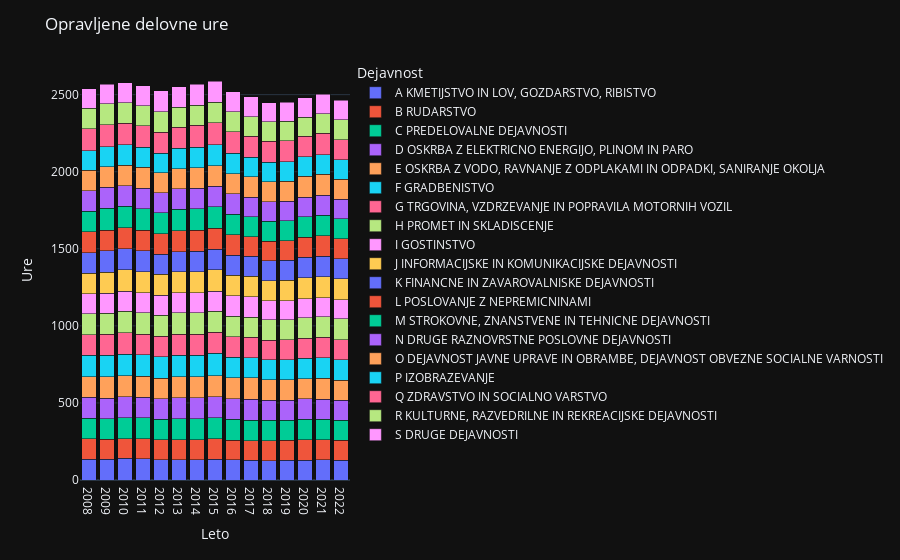

Here is the notebook cell this chart was saved with:
### Markdown cell above
---

### Code cell
df = opravljene_delovne_ure_grouped
df = df.drop(columns=['SKD DEJAVNOST - SKUPAJ'], inplace=False)
df['LETO'] = df.index
melted_df = df.melt(id_vars='LETO', var_name='Dejavnost', value_name='Vrednost')

fig = px.bar(melted_df, x='LETO', y='Vrednost', color='Dejavnost', barmode='stack')

fig.update_layout(
    title='Opravljene delovne ure',
    xaxis_title='Leto',
    yaxis_title='Ure',
)

fig.show()

### Figure 1 — Plotly figure (JSON) as saved in the notebook; plotly's stock layout.template omitted (floating-point values rounded to 4 significant figures)
{"data": [{"alignmentgroup": "True", "hovertemplate": "Dejavnost=A KMETIJSTVO IN LOV, GOZDARSTVO, RIBISTVO<br>LETO=%{x}<br>Vrednost=%{y}<extra></extra>", "legendgroup": "A KMETIJSTVO IN LOV, GOZDARSTVO, RIBISTVO", "marker": {"color": "#636efa", "pattern": {"shape": ""}}, "name": "A KMETIJSTVO IN LOV, GOZDARSTVO, RIBISTVO", "offsetgroup": "A KMETIJSTVO IN LOV, GOZDARSTVO, RIBISTVO", "orientation": "v", "showlegend": true, "textposition": "auto", "x": ["2008", "2009", "2010", "2011", "2012", "2013", "2014", "2015", "2016", "2017", "2018", "2019", "2020", "2021", "2022"], "xaxis": "x", "y": [133.5, 135.0, 139.8, 137.8, 130.5, 131.5, 132.5, 133.8, 130.2, 128.8, 125.8, 127.5, 129.0, 130.0, 129.2], "yaxis": "y", "type": "bar"}, {"alignmentgroup": "True", "hovertemplate": "Dejavnost=B RUDARSTVO<br>LETO=%{x}<br>Vrednost=%{y}<extra></extra>", "legendgroup": "B RUDARSTVO", "marker": {"color": "#EF553B", "pattern": {"shape": ""}}, "name": "B RUDARSTVO", "offsetgroup": "B RUDARSTVO", "orientation": "v", "showlegend": true, "textposition": "auto", "x": ["2008", "2009", "2010", "2011", "2012", "2013", "2014", "2015", "2016", "2017", "2018", "2019", "2020", "2021", "2022"], "xaxis": "x", "y": [133.8, 129.8, 128.8, 130.0, 131.0, 130.0, 130.2, 132.5, 127.0, 127.0, 128.5, 129.0, 133.0, 130.0, 127.2], "yaxis": "y", "type": "bar"}, {"alignmentgroup": "True", "hovertemplate": "Dejavnost=C PREDELOVALNE DEJAVNOSTI<br>LETO=%{x}<br>Vrednost=%{y}<extra></extra>", "legendgroup": "C PREDELOVALNE DEJAVNOSTI", "marker": {"color": "#00cc96", "pattern": {"shape": ""}}, "name": "C PREDELOVALNE DEJAVNOSTI", "offsetgroup": "C PREDELOVALNE DEJAVNOSTI", "orientation": "v", "showlegend": true, "textposition": "auto", "x": ["2008", "2009", "2010", "2011", "2012", "2013", "2014", "2015", "2016", "2017", "2018", "2019", "2020", "2021", "2022"], "xaxis": "x", "y": [134.0, 132.2, 136.5, 135.0, 134.0, 135.2, 136.2, 137.8, 135.5, 133.2, 132.0, 131.5, 132.0, 134.0, 131.2], "yaxis": "y", "type": "bar"}, {"alignmentgroup": "True", "hovertemplate": "Dejavnost=D OSKRBA Z ELEKTRICNO ENERGIJO, PLINOM IN PARO<br>LETO=%{x}<br>Vrednost=%{y}<extra></extra>", "legendgroup": "D OSKRBA Z ELEKTRICNO ENERGIJO, PLINOM IN PARO", "marker": {"color": "#ab63fa", "pattern": {"shape": ""}}, "name": "D OSKRBA Z ELEKTRICNO ENERGIJO, PLINOM IN PARO", "offsetgroup": "D OSKRBA Z ELEKTRICNO ENERGIJO, PLINOM IN PARO", "orientation": "v", "showlegend": true, "textposition": "auto", "x": ["2008", "2009", "2010", "2011", "2012", "2013", "2014", "2015", "2016", "2017", "2018", "2019", "2020", "2021", "2022"], "xaxis": "x", "y": [135.0, 134.0, 134.5, 133.0, 132.5, 135.5, 133.8, 137.0, 136.0, 136.0, 129.8, 130.0, 132.2, 131.2, 128.5], "yaxis": "y", "type": "bar"}, {"alignmentgroup": "True", "hovertemplate": "Dejavnost=E OSKRBA Z VODO, RAVNANJE Z ODPLAKAMI IN ODPADKI, SANIRANJE OKOLJA<br>LETO=%{x}<br>Vrednost=%{y}<extra></extra>", "legendgroup": "E OSKRBA Z VODO, RAVNANJE Z ODPLAKAMI IN ODPADKI, SANIRANJE OKOLJA", "marker": {"color": "#FFA15A", "pattern": {"shape": ""}}, "name": "E OSKRBA Z VODO, RAVNANJE Z ODPLAKAMI IN ODPADKI, SANIRANJE OKOLJA", "offsetgroup": "E OSKRBA Z VODO, RAVNANJE Z ODPLAKAMI IN ODPADKI, SANIRANJE OKOLJA", "orientation": "v", "showlegend": true, "textposition": "auto", "x": ["2008", "2009", "2010", "2011", "2012", "2013", "2014", "2015", "2016", "2017", "2018", "2019", "2020", "2021", "2022"], "xaxis": "x", "y": [135.0, 139.2, 137.2, 136.2, 132.0, 137.5, 136.0, 136.0, 135.2, 138.0, 133.5, 132.2, 132.2, 133.8, 131.5], "yaxis": "y", "type": "bar"}, {"alignmentgroup": "True", "hovertemplate": "Dejavnost=F GRADBENISTVO<br>LETO=%{x}<br>Vrednost=%{y}<extra></extra>", "legendgroup": "F GRADBENISTVO", "marker": {"color": "#19d3f3", "pattern": {"shape": ""}}, "name": "F GRADBENISTVO", "offsetgroup": "F GRADBENISTVO", "orientation": "v", "showlegend": true, "textposition": "auto", "x": ["2008", "2009", "2010", "2011", "2012", "2013", "2014", "2015", "2016", "2017", "2018", "2019", "2020", "2021", "2022"], "xaxis": "x", "y": [136.5, 138.5, 140.2, 139.8, 139.0, 140.8, 142.0, 143.8, 132.8, 131.5, 129.5, 130.0, 132.2, 134.5, 133.0], "yaxis": "y", "type": "bar"}, {"alignmentgroup": "True", "hovertemplate": "Dejavnost=G TRGOVINA, VZDRZEVANJE IN POPRAVILA MOTORNIH VOZIL<br>LETO=%{x}<br>Vrednost=%{y}<extra></extra>", "legendgroup": "G TRGOVINA, VZDRZEVANJE IN POPRAVILA MOTORNIH VOZIL", "marker": {"color": "#FF6692", "pattern": {"shape": ""}}, "name": "G TRGOVINA, VZDRZEVANJE IN POPRAVILA MOTORNIH VOZIL", "offsetgroup": "G TRGOVINA, VZDRZEVANJE IN POPRAVILA MOTORNIH VOZIL", "orientation": "v", "showlegend": true, "textposition": "auto", "x": ["2008", "2009", "2010", "2011", "2012", "2013", "2014", "2015", "2016", "2017", "2018", "2019", "2020", "2021", "2022"], "xaxis": "x", "y": [134.5, 135.2, 137.0, 134.8, 134.2, 133.8, 135.8, 136.2, 132.2, 131.0, 129.2, 129.2, 130.0, 131.0, 129.5], "yaxis": "y", "type": "bar"}, {"alignmentgroup": "True", "hovertemplate": "Dejavnost=H PROMET IN SKLADISCENJE<br>LETO=%{x}<br>Vrednost=%{y}<extra></extra>", "legendgroup": "H PROMET IN SKLADISCENJE", "marker": {"color": "#B6E880", "pattern": {"shape": ""}}, "name": "H PROMET IN SKLADISCENJE", "offsetgroup": "H PROMET IN SKLADISCENJE", "orientation": "v", "showlegend": true, "textposition": "auto", "x": ["2008", "2009", "2010", "2011", "2012", "2013", "2014", "2015", "2016", "2017", "2018", "2019", "2020", "2021", "2022"], "xaxis": "x", "y": [136.0, 136.8, 140.2, 138.2, 135.8, 139.5, 140.0, 138.8, 133.2, 131.5, 130.8, 131.8, 133.2, 135.2, 134.5], "yaxis": "y", "type": "bar"}, {"alignmentgroup": "True", "hovertemplate": "Dejavnost=I GOSTINSTVO<br>LETO=%{x}<br>Vrednost=%{y}<extra></extra>", "legendgroup": "I GOSTINSTVO", "marker": {"color": "#FF97FF", "pattern": {"shape": ""}}, "name": "I GOSTINSTVO", "offsetgroup": "I GOSTINSTVO", "orientation": "v", "showlegend": true, "textposition": "auto", "x": ["2008", "2009", "2010", "2011", "2012", "2013", "2014", "2015", "2016", "2017", "2018", "2019", "2020", "2021", "2022"], "xaxis": "x", "y": [128.5, 129.8, 130.8, 128.5, 129.0, 129.8, 129.5, 130.2, 132.2, 130.8, 122.5, 123.0, 121.0, 124.0, 124.0], "yaxis": "y", "type": "bar"}, {"alignmentgroup": "True", "hovertemplate": "Dejavnost=J INFORMACIJSKE IN KOMUNIKACIJSKE DEJAVNOSTI<br>LETO=%{x}<br>Vrednost=%{y}<extra></extra>", "legendgroup": "J INFORMACIJSKE IN KOMUNIKACIJSKE DEJAVNOSTI", "marker": {"color": "#FECB52", "pattern": {"shape": ""}}, "name": "J INFORMACIJSKE IN KOMUNIKACIJSKE DEJAVNOSTI", "offsetgroup": "J INFORMACIJSKE IN KOMUNIKACIJSKE DEJAVNOSTI", "orientation": "v", "showlegend": true, "textposition": "auto", "x": ["2008", "2009", "2010", "2011", "2012", "2013", "2014", "2015", "2016", "2017", "2018", "2019", "2020", "2021", "2022"], "xaxis": "x", "y": [135.2, 138.2, 138.0, 137.0, 137.2, 137.0, 136.5, 139.2, 134.8, 133.0, 132.2, 133.0, 135.8, 136.2, 136.0], "yaxis": "y", "type": "bar"}, {"alignmentgroup": "True", "hovertemplate": "Dejavnost=K FINANCNE IN ZAVAROVALNISKE DEJAVNOSTI<br>LETO=%{x}<br>Vrednost=%{y}<extra></extra>", "legendgroup": "K FINANCNE IN ZAVAROVALNISKE DEJAVNOSTI", "marker": {"color": "#636efa", "pattern": {"shape": ""}}, "name": "K FINANCNE IN ZAVAROVALNISKE DEJAVNOSTI", "offsetgroup": "K FINANCNE IN ZAVAROVALNISKE DEJAVNOSTI", "orientation": "v", "showlegend": true, "textposition": "auto", "x": ["2008", "2009", "2010", "2011", "2012", "2013", "2014", "2015", "2016", "2017", "2018", "2019", "2020", "2021", "2022"], "xaxis": "x", "y": [133.0, 137.2, 137.8, 135.8, 128.8, 131.5, 131.2, 131.8, 130.2, 129.2, 127.5, 128.0, 133.2, 132.8, 129.5], "yaxis": "y", "type": "bar"}, {"alignmentgroup": "True", "hovertemplate": "Dejavnost=L POSLOVANJE Z NEPREMICNINAMI<br>LETO=%{x}<br>Vrednost=%{y}<extra></extra>", "legendgroup": "L POSLOVANJE Z NEPREMICNINAMI", "marker": {"color": "#EF553B", "pattern": {"shape": ""}}, "name": "L POSLOVANJE Z NEPREMICNINAMI", "offsetgroup": "L POSLOVANJE Z NEPREMICNINAMI", "orientation": "v", "showlegend": true, "textposition": "auto", "x": ["2008", "2009", "2010", "2011", "2012", "2013", "2014", "2015", "2016", "2017", "2018", "2019", "2020", "2021", "2022"], "xaxis": "x", "y": [134.5, 135.2, 136.0, 135.0, 134.5, 135.0, 136.2, 137.8, 131.2, 129.5, 128.0, 128.0, 131.0, 131.8, 129.5], "yaxis": "y", "type": "bar"}, {"alignmentgroup": "True", "hovertemplate": "Dejavnost=M STROKOVNE, ZNANSTVENE IN TEHNICNE DEJAVNOSTI<br>LETO=%{x}<br>Vrednost=%{y}<extra></extra>", "legendgroup": "M STROKOVNE, ZNANSTVENE IN TEHNICNE DEJAVNOSTI", "marker": {"color": "#00cc96", "pattern": {"shape": ""}}, "name": "M STROKOVNE, ZNANSTVENE IN TEHNICNE DEJAVNOSTI", "offsetgroup": "M STROKOVNE, ZNANSTVENE IN TEHNICNE DEJAVNOSTI", "orientation": "v", "showlegend": true, "textposition": "auto", "x": ["2008", "2009", "2010", "2011", "2012", "2013", "2014", "2015", "2016", "2017", "2018", "2019", "2020", "2021", "2022"], "xaxis": "x", "y": [135.2, 143.2, 139.0, 138.2, 134.2, 140.2, 139.2, 136.5, 133.0, 129.0, 129.5, 129.2, 131.2, 133.0, 131.0], "yaxis": "y", "type": "bar"}, {"alignmentgroup": "True", "hovertemplate": "Dejavnost=N DRUGE RAZNOVRSTNE POSLOVNE DEJAVNOSTI<br>LETO=%{x}<br>Vrednost=%{y}<extra></extra>", "legendgroup": "N DRUGE RAZNOVRSTNE POSLOVNE DEJAVNOSTI", "marker": {"color": "#ab63fa", "pattern": {"shape": ""}}, "name": "N DRUGE RAZNOVRSTNE POSLOVNE DEJAVNOSTI", "offsetgroup": "N DRUGE RAZNOVRSTNE POSLOVNE DEJAVNOSTI", "orientation": "v", "showlegend": true, "textposition": "auto", "x": ["2008", "2009", "2010", "2011", "2012", "2013", "2014", "2015", "2016", "2017", "2018", "2019", "2020", "2021", "2022"], "xaxis": "x", "y": [131.0, 133.8, 134.5, 133.8, 132.0, 133.2, 134.2, 133.8, 132.0, 127.0, 126.2, 125.5, 126.8, 128.8, 126.0], "yaxis": "y", "type": "bar"}, {"alignmentgroup": "True", "hovertemplate": "Dejavnost=O DEJAVNOST JAVNE UPRAVE IN OBRAMBE, DEJAVNOST OBVEZNE SOCIALNE VARNOSTI<br>LETO=%{x}<br>Vrednost=%{y}<extra></extra>", "legendgroup": "O DEJAVNOST JAVNE UPRAVE IN OBRAMBE, DEJAVNOST OBVEZNE SOCIALNE VARNOSTI", "marker": {"color": "#FFA15A", "pattern": {"shape": ""}}, "name": "O DEJAVNOST JAVNE UPRAVE IN OBRAMBE, DEJAVNOST OBVEZNE SOCIALNE VARNOSTI", "offsetgroup": "O DEJAVNOST JAVNE UPRAVE IN OBRAMBE, DEJAVNOST OBVEZNE SOCIALNE VARNOSTI", "orientation": "v", "showlegend": true, "textposition": "auto", "x": ["2008", "2009", "2010", "2011", "2012", "2013", "2014", "2015", "2016", "2017", "2018", "2019", "2020", "2021", "2022"], "xaxis": "x", "y": [132.2, 134.5, 133.2, 135.8, 128.0, 129.2, 131.8, 134.8, 132.2, 130.8, 130.0, 130.2, 137.8, 136.2, 130.2], "yaxis": "y", "type": "bar"}, {"alignmentgroup": "True", "hovertemplate": "Dejavnost=P IZOBRAZEVANJE<br>LETO=%{x}<br>Vrednost=%{y}<extra></extra>", "legendgroup": "P IZOBRAZEVANJE", "marker": {"color": "#19d3f3", "pattern": {"shape": ""}}, "name": "P IZOBRAZEVANJE", "offsetgroup": "P IZOBRAZEVANJE", "orientation": "v", "showlegend": true, "textposition": "auto", "x": ["2008", "2009", "2010", "2011", "2012", "2013", "2014", "2015", "2016", "2017", "2018", "2019", "2020", "2021", "2022"], "xaxis": "x", "y": [127.8, 130.0, 130.5, 129.8, 127.5, 131.2, 132.5, 135.5, 130.5, 127.2, 127.8, 126.5, 124.8, 127.8, 125.2], "yaxis": "y", "type": "bar"}, {"alignmentgroup": "True", "hovertemplate": "Dejavnost=Q ZDRAVSTVO IN SOCIALNO VARSTVO<br>LETO=%{x}<br>Vrednost=%{y}<extra></extra>", "legendgroup": "Q ZDRAVSTVO IN SOCIALNO VARSTVO", "marker": {"color": "#FF6692", "pattern": {"shape": ""}}, "name": "Q ZDRAVSTVO IN SOCIALNO VARSTVO", "offsetgroup": "Q ZDRAVSTVO IN SOCIALNO VARSTVO", "orientation": "v", "showlegend": true, "textposition": "auto", "x": ["2008", "2009", "2010", "2011", "2012", "2013", "2014", "2015", "2016", "2017", "2018", "2019", "2020", "2021", "2022"], "xaxis": "x", "y": [141.8, 142.2, 139.5, 138.5, 136.5, 136.0, 142.5, 142.0, 141.5, 137.0, 135.5, 135.2, 135.8, 138.0, 132.8], "yaxis": "y", "type": "bar"}, {"alignmentgroup": "True", "hovertemplate": "Dejavnost=R KULTURNE, RAZVEDRILNE IN REKREACIJSKE DEJAVNOSTI<br>LETO=%{x}<br>Vrednost=%{y}<extra></extra>", "legendgroup": "R KULTURNE, RAZVEDRILNE IN REKREACIJSKE DEJAVNOSTI", "marker": {"color": "#B6E880", "pattern": {"shape": ""}}, "name": "R KULTURNE, RAZVEDRILNE IN REKREACIJSKE DEJAVNOSTI", "offsetgroup": "R KULTURNE, RAZVEDRILNE IN REKREACIJSKE DEJAVNOSTI", "orientation": "v", "showlegend": true, "textposition": "auto", "x": ["2008", "2009", "2010", "2011", "2012", "2013", "2014", "2015", "2016", "2017", "2018", "2019", "2020", "2021", "2022"], "xaxis": "x", "y": [135.2, 135.5, 135.0, 132.2, 130.8, 130.0, 132.5, 134.2, 129.8, 127.2, 126.8, 127.0, 122.2, 127.5, 128.0], "yaxis": "y", "type": "bar"}, {"alignmentgroup": "True", "hovertemplate": "Dejavnost=S DRUGE DEJAVNOSTI<br>LETO=%{x}<br>Vrednost=%{y}<extra></extra>", "legendgroup": "S DRUGE DEJAVNOSTI", "marker": {"color": "#FF97FF", "pattern": {"shape": ""}}, "name": "S DRUGE DEJAVNOSTI", "offsetgroup": "S DRUGE DEJAVNOSTI", "orientation": "v", "showlegend": true, "textposition": "auto", "x": ["2008", "2009", "2010", "2011", "2012", "2013", "2014", "2015", "2016", "2017", "2018", "2019", "2020", "2021", "2022"], "xaxis": "x", "y": [124.8, 126.2, 129.0, 127.2, 136.5, 135.5, 136.2, 137.0, 130.5, 128.2, 121.8, 122.8, 125.2, 127.2, 128.2], "yaxis": "y", "type": "bar"}], "layout": {"xaxis": {"anchor": "y", "domain": [0.0, 1.0], "title": {"text": "Leto"}}, "yaxis": {"anchor": "x", "domain": [0.0, 1.0], "title": {"text": "Ure"}}, "legend": {"title": {"text": "Dejavnost"}, "tracegroupgap": 0}, "margin": {"t": 60}, "barmode": "stack", "title": {"text": "Opravljene delovne ure"}}}
